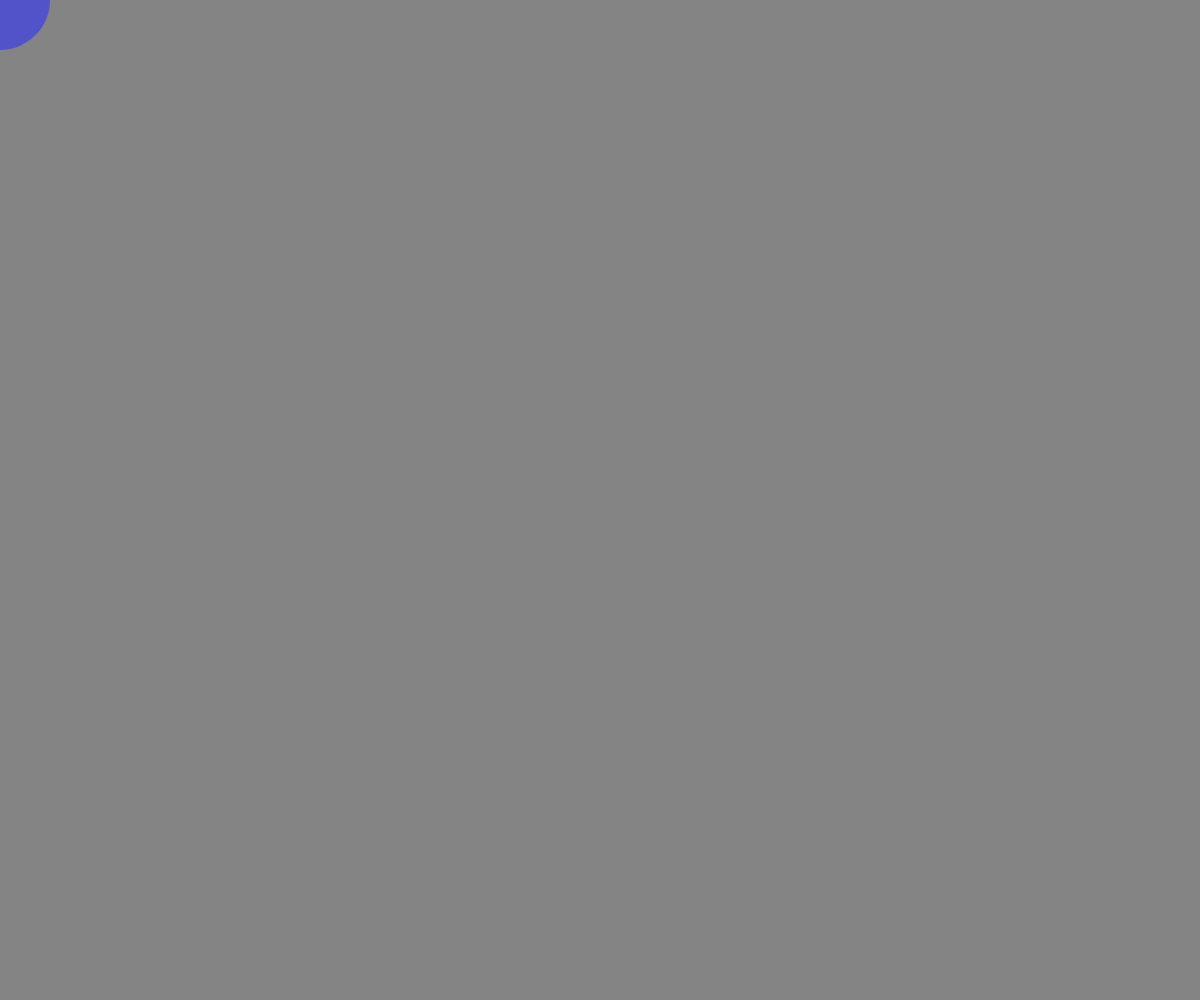
Frame 1 (no input)
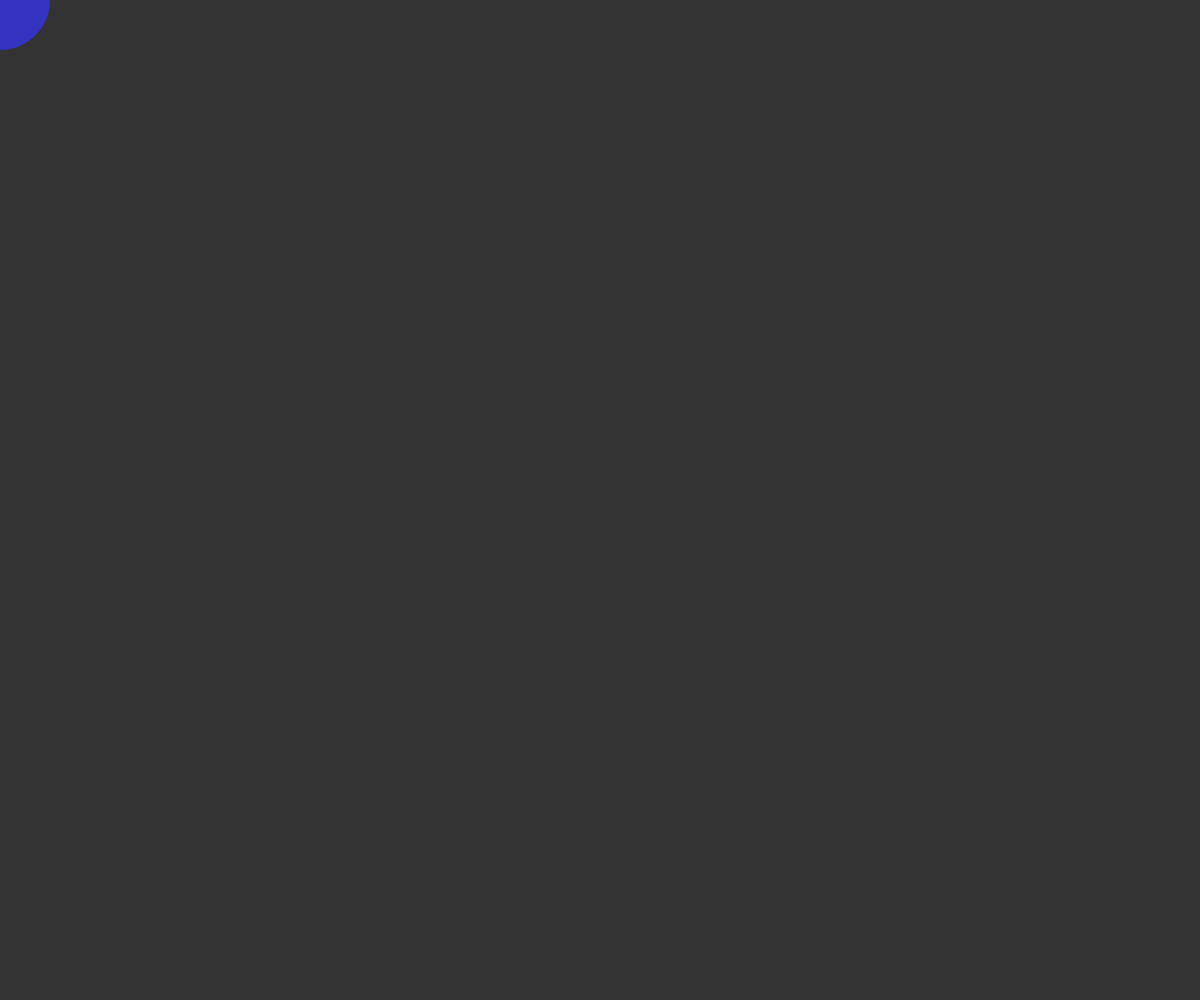
Frame 60 (no input)
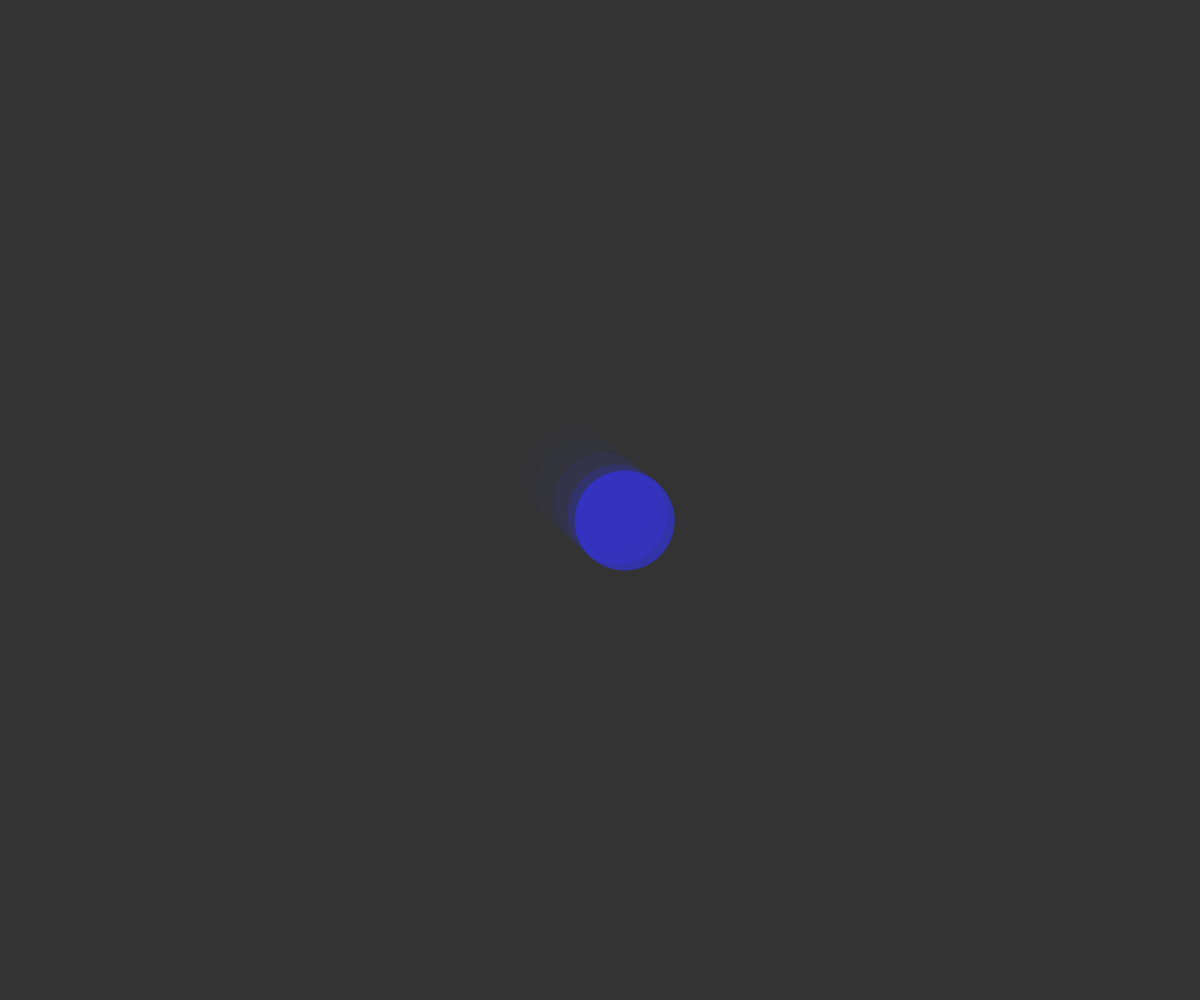
Frame 120 (the mouse pressed at the canvas centre since frame 60)

The p5.js sketch that drew these frames (run headless with seeded random() and noise() and a simulated clock; from frame 60 on, the mouse is pressed at the canvas centre):

// p5.js sketch
// ── sketch.js
var mousePosition,
  position,
  target,
  velocity,
  drag, //to take the force away
  strength; // stiffness of the spring

function setup() {
  createCanvas(windowWidth, windowHeight);
  noStroke();

  mousePosition = createVector(0, 0);
  position = createVector(0, 0);
  target = createVector(0, 0);
  velocity = createVector(0, 0);
  drag = 0.9;
  strength = 0.3;
  r = 100;
}

function windowResized() {
  resizeCanvas(windowWidth, windowHeight);
}

function draw() {
  background('rgba(50, 50, 50, 0.6)');
  mousePosition.set(mouseX, mouseY);
  target = mousePosition;

  let force = p5.Vector.sub(target, position);
  force = force.mult(strength);
  velocity = velocity.mult(drag);
  velocity = velocity.add(force);
  position = position.add(velocity);

  fill(50, 50, 250, 150);
  ellipse(position.x, position.y, r);
}
